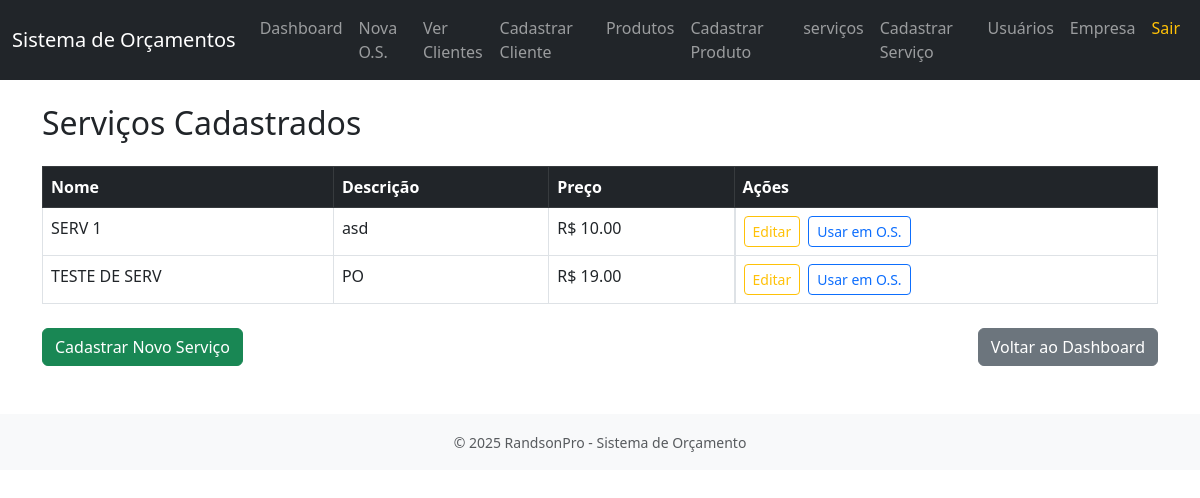
/servicos (signed in), run on the app's committed database.
### orcamento_sistema/models.py (models this page shows)
class Servico(db.Model):
    __tablename__ = 'servicos'
    id = db.Column(db.Integer, primary_key=True)
    nome = db.Column(db.String(100), nullable=False)
    descricao = db.Column(db.String(200))
    preco = db.Column(db.Float, nullable=False)

### orcamento_sistema/app.py (the view)
@app.route('/servicos')
@login_required
def listar_servicos():
    servicos = Servico.query.order_by(Servico.nome).all()
    return render_template('servicos.html', servicos=servicos)

### orcamento_sistema/app.py (called while the page is built)
def login_required(f):
    @wraps(f)
    def decorated_function(*args, **kwargs):
        if 'usuario_id' not in session:
            return redirect(url_for('login'))
        return f(*args, **kwargs)
    return decorated_function

@app.context_processor
def inject_datetime():
    return {'datetime': datetime}

### orcamento_sistema/templates/servicos.html (shortened to what this page needs)
{% extends 'base.html' %}
{% block content %}
<h2 class="mb-4">Serviços Cadastrados</h2>
{% if servicos %}
  <table class="table table-hover table-bordered">
    <thead class="table-dark">
      <tr>
        <th>Nome</th>
        <th>Descrição</th>
        <th>Preço</th>
        <th>Ações</th>
      </tr>
    </thead>
    <tbody>
      {% for servico in servicos %}
      <tr>
        <td>{{ servico.nome }}</td>
        <td>{{ servico.descricao }}</td>
        <td>R$ {{ '%.2f'|format(servico.preco) }}</td>
        <td class="d-flex gap-2">
          <a href="{{ url_for('editar_servico', servico_id=servico.id) }}" class="btn btn-sm btn-outline-warning">
            Editar
          </a>
          <a href="{{ url_for('nova_os') }}" class="btn btn-sm btn-outline-primary">
            Usar em O.S.
          </a>
        </td>
      </tr>
      {% endfor %}
    </tbody>
  </table>
{% else %}
  <div class="alert alert-warning">Nenhum serviço cadastrado ainda.</div>
{% endif %}
<div class="mt-4 d-flex justify-content-between">
  <a href="{{ url_for('cadastrar_servico') }}" class="btn btn-success">Cadastrar Novo Serviço</a>
  <a href="{{ url_for('dashboard') }}" class="btn btn-secondary">Voltar ao Dashboard</a>
</div>
{% endblock %}

### data on the page
Servico: nome "SERV 1", descricao "asd", preco "10.00"
Servico: nome "TESTE DE SERV", descricao "PO", preco "19.00"
